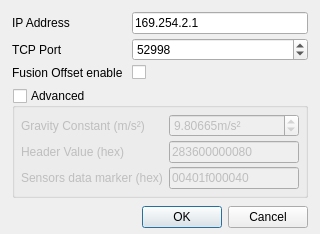
<?xml version="1.0" encoding="UTF-8"?>
<ui version="4.0">
  <class>UIXROneClientControls</class>
  <widget class="QWidget" name="UIXROneClientControls">
    <property name="windowModality">
      <enum>Qt::NonModal</enum>
    </property>
    <property name="geometry">
      <rect>
        <x>0</x>
        <y>0</y>
        <width>320</width>
        <height>140</height>
      </rect>
    </property>
    <property name="sizePolicy">
      <sizepolicy hsizetype="Preferred" vsizetype="Preferred">
        <horstretch>0</horstretch>
        <verstretch>0</verstretch>
      </sizepolicy>
    </property>
    <property name="windowTitle">
      <string>XReal One tracker settings</string>
    </property>
    <property name="windowIcon">
      <iconset>
        <normaloff>:/images/xreal-dev-128.png</normaloff>:/images/xreal-dev-128.png</iconset>
    </property>
    <property name="layoutDirection">
      <enum>Qt::LeftToRight</enum>
    </property>
    <property name="autoFillBackground">
      <bool>false</bool>
    </property>
    <layout class="QVBoxLayout" name="verticalLayout">
      <property name="spacing">
        <number>8</number>
      </property>
      <property name="leftMargin">
        <number>12</number>
      </property>
      <property name="topMargin">
        <number>12</number>
      </property>
      <property name="rightMargin">
        <number>12</number>
      </property>
      <property name="bottomMargin">
        <number>6</number>
      </property>
      <item>
        <widget class="QFrame" name="frame">
          <property name="sizePolicy">
            <sizepolicy hsizetype="Preferred" vsizetype="Maximum">
              <horstretch>0</horstretch>
              <verstretch>0</verstretch>
            </sizepolicy>
          </property>
          <layout class="QGridLayout" name="gridLayout">
            <property name="leftMargin">
              <number>0</number>
            </property>
            <property name="topMargin">
              <number>0</number>
            </property>
            <property name="rightMargin">
              <number>0</number>
            </property>
            <property name="bottomMargin">
              <number>0</number>
            </property>
            <property name="horizontalSpacing">
              <number>6</number>
            </property>
            <property name="verticalSpacing">
              <number>4</number>
            </property>
            <item row="0" column="0">
              <widget class="QLabel" name="label_ip">
                <property name="text">
                  <string>IP Address</string>
                </property>
              </widget>
            </item>
            <item row="0" column="1">
              <widget class="QLineEdit" name="lineEditIPAddress">
                <property name="text">
                  <string>169.254.2.1</string>
                </property>
                <property name="placeholderText">
                  <string>169.254.2.1</string>
                </property>
              </widget>
            </item>
            <item row="1" column="0">
              <widget class="QLabel" name="label_port">
                <property name="text">
                  <string>TCP Port</string>
                </property>
              </widget>
            </item>
            <item row="1" column="1">
              <widget class="QSpinBox" name="spinPortNumber">
                <property name="minimum">
                  <number>1</number>
                </property>
                <property name="maximum">
                  <number>65535</number>
                </property>
                <property name="value">
                  <number>52998</number>
                </property>
              </widget>
            </item>
            <item row="2" column="0">
              <widget class="QLabel" name="label_use_fusion_offset">
                <property name="text">
                  <string>Fusion Offset enable </string>
                </property>
                <property name="toolTip">
                  <string>Enable fusion offset algorithm for gyroscope data</string>
                </property>
              </widget>
            </item>
            <item row="2" column="1">
              <widget class="QCheckBox" name="checkBoxUseFusionOffset">
                <property name="text">
                  <string></string>
                </property>
                <property name="toolTip">
                  <string>Enable fusion offset algorithm for gyroscope data</string>
                </property>
              </widget>
            </item>
          </layout>
        </widget>
      </item>
      <item>
        <spacer name="verticalSpacer">
          <property name="orientation">
            <enum>Qt::Vertical</enum>
          </property>
          <property name="sizeHint" stdset="0">
            <size>
              <width>20</width>
              <height>8</height>
            </size>
          </property>
        </spacer>
      </item>
      <item>
        <widget class="QGroupBox" name="groupBoxAdvanced">
          <property name="title">
            <string>Advanced</string>
          </property>
          <property name="checkable">
            <bool>true</bool>
          </property>
          <property name="checked">
            <bool>false</bool>
          </property>
          <layout class="QGridLayout" name="gridLayoutAdvanced">
            <property name="leftMargin">
              <number>6</number>
            </property>
            <property name="topMargin">
              <number>6</number>
            </property>
            <property name="rightMargin">
              <number>6</number>
            </property>
            <property name="bottomMargin">
              <number>6</number>
            </property>
            <property name="horizontalSpacing">
              <number>6</number>
            </property>
            <property name="verticalSpacing">
              <number>4</number>
            </property>
            <item row="0" column="0">
              <widget class="QLabel" name="label_g_constant">
                <property name="text">
                  <string>Gravity Constant (m/s²)</string>
                </property>
              </widget>
            </item>
            <item row="0" column="1">
              <widget class="QDoubleSpinBox" name="spinGConstant">
                <property name="decimals">
                  <number>5</number>
                </property>
                <property name="suffix">
                  <string>m/s²</string>
                </property>
                <property name="minimum">
                  <double>9.00000</double>
                </property>
                <property name="maximum">
                  <double>10.00000</double>
                </property>
                <property name="singleStep">
                  <double>0.00001</double>
                </property>
                <property name="value">
                  <double>9.80665</double>
                </property>
              </widget>
            </item>
            <item row="1" column="0">
              <widget class="QLabel" name="label_header_value">
                <property name="text">
                  <string>Header Value (hex)</string>
                </property>
              </widget>
            </item>
            <item row="1" column="1">
              <widget class="QLineEdit" name="lineEditHeaderValue">
                <property name="text">
                  <string>283600000080</string>
                </property>
                <property name="placeholderText">
                  <string>283600000080</string>
                </property>
              </widget>
            </item>
            <item row="2" column="0">
              <widget class="QLabel" name="label_data_type_value">
                <property name="text">
                  <string>Sensors data marker (hex)</string>
                </property>
              </widget>
            </item>
            <item row="2" column="1">
              <widget class="QLineEdit" name="lineEditDataTypeValue">
                <property name="text">
                  <string>00401f000040</string>
                </property>
                <property name="placeholderText">
                  <string>00401f000040</string>
                </property>
              </widget>
            </item>
          </layout>
        </widget>
      </item>
      <item>
        <spacer name="verticalSpacer">
          <property name="orientation">
            <enum>Qt::Vertical</enum>
          </property>
          <property name="sizeHint" stdset="0">
            <size>
              <width>20</width>
              <height>16</height>
            </size>
          </property>
        </spacer>
      </item>
      <item>
        <widget class="QDialogButtonBox" name="buttonBox">
          <property name="standardButtons">
            <set>QDialogButtonBox::Cancel|QDialogButtonBox::Ok</set>
          </property>
        </widget>
      </item>
    </layout>
  </widget>
  <resources />
  <connections />
</ui>
